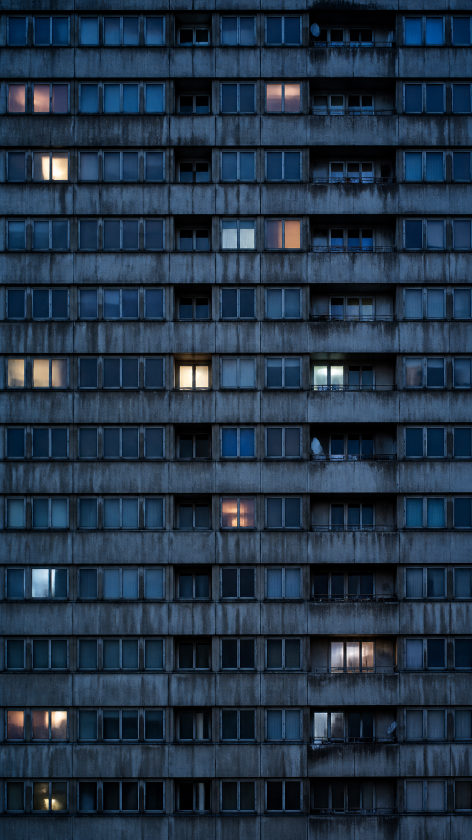
#> input picture window-wall-short/facade.png, 944 x 1680 px (shown at 1/2 size)
$ python wall2.py facade.png out.png
#> lines starting #> are read from the running program, lines starting #| are printed output that depends on the picture; after the words box and inside, x2 and y2 are one past the last pixel; in counts of white or black regions, pixels touching at a corner belong together
import sys, math, subprocess, os
import numpy as np, cv2
from PIL import Image, ImageDraw, ImageFont
O=os.path.dirname(os.path.abspath(__file__))+'/'
W,H,FPS=1080,1920,24
T=float(os.environ.get('T','10'))
TW,TH,FP=661,1389,139                     # tile size, floor pitch

# ---------------- facade tile (seamless crop, windows start at floor phase 4)
src=cv2.imread(O+'facade.png').astype(np.float32)
tile=np.roll(src[25:25+TH,142:142+TW],8,axis=0)
lum=tile.mean(2)
# panes: (x0,x1,top,bot) relative to each floor's window top
PANES=[(17,51,1,59),(64,98,1,59),(102,134,1,59),(149,183,1,59),(218,242,16,59),(250,273,16,59),
       (301,331,2,58),(338,366,2,58),(391,421,2,58),(428,457,2,58),(486,510,16,60),(519,543,16,60),(556,576,18,58),(582,602,18,58)]
NF=TH//FP
# original lit panes -> per-tile on/off; darkened version replaces them when off
ph=(np.arange(TH)%FP)[:,None]
band=(ph>=3)&(ph<=68)
litm=((lum>95)&band).astype(np.uint8)
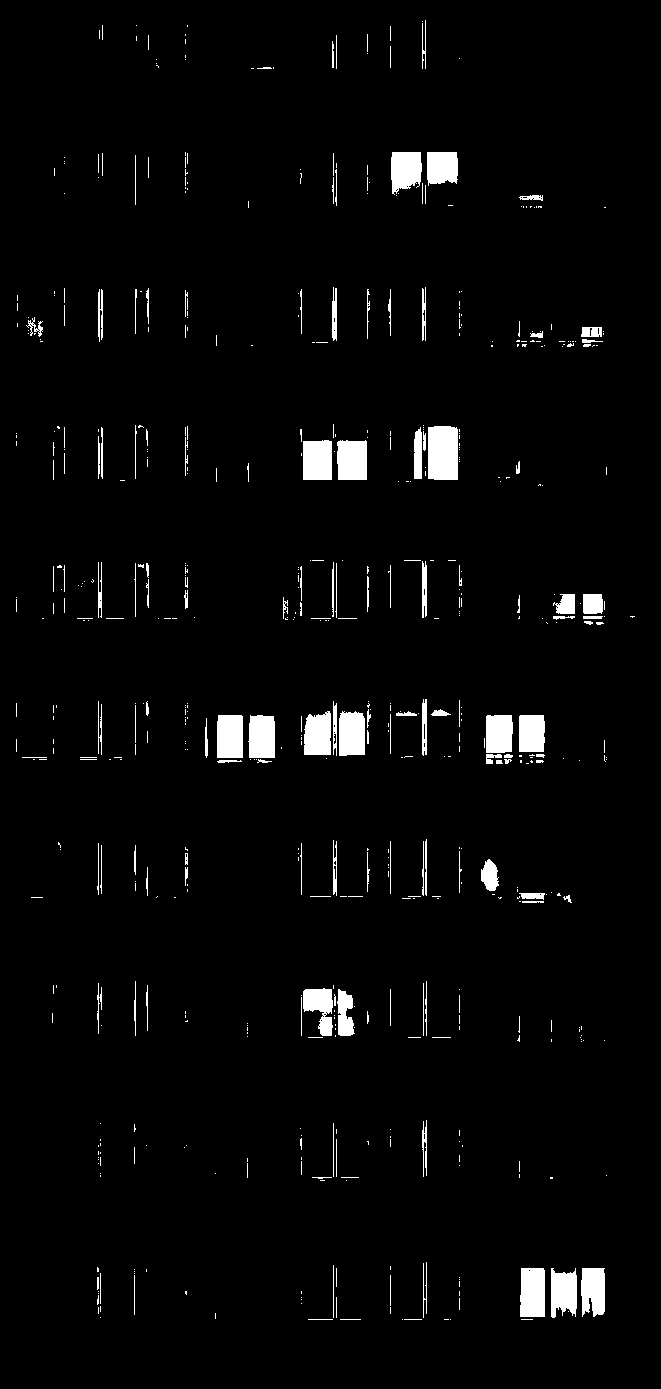
#> litm: shape (1389, 661); values 0 (black) and 1 (white), 3% white; 600 white regions (459 under 20 px), largest, box (x1, y1, x2, y2) and area: (428, 426, 458, 480) 1598, (520, 1268, 545, 1317) 1192, (337, 440, 367, 480) 1153
litm=cv2.dilate(litm,np.ones((5,5),np.uint8))
#> litm: shape (1389, 661); values 0 (black) and 1 (white), 6.9% white; 205 white regions, largest, box (x1, y1, x2, y2) and area: (299, 699, 373, 761) 3463, (298, 422, 370, 482) 3144, (549, 1266, 607, 1320) 2872
ncomp,lab=cv2.connectedComponents(litm)
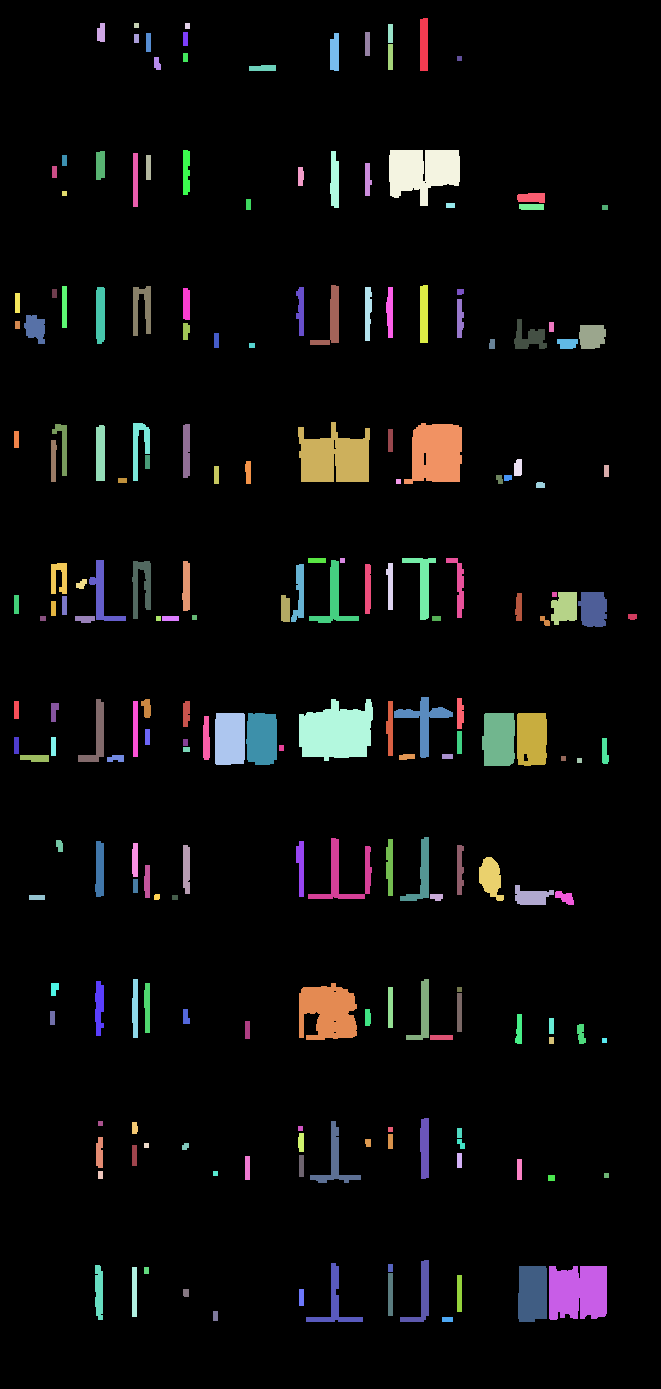
#> lab: shape (1389, 661) int32; 206 distinct labels, from 0 to 205; one colour per label, 0 black
#> ncomp = 206
comps=[(lab==k).astype(np.float32) for k in range(1,ncomp) if (lab==k).sum()>120]
#> comps = 98 items
dark=tile.copy()
glass=np.array([62,44,30],np.float32)
lb=cv2.GaussianBlur(lum,(0,0),3)
struct=np.clip(lum/np.maximum(lb,1),0.7,1.25)
for c in comps:
    m=cv2.GaussianBlur(c,(0,0),1.0)[...,None]
    dark=dark*(1-m)+(glass*struct[...,None]*(0.8+0.4*np.random.RandomState(len(comps)).rand()))*m
#> this loop made 98 passes
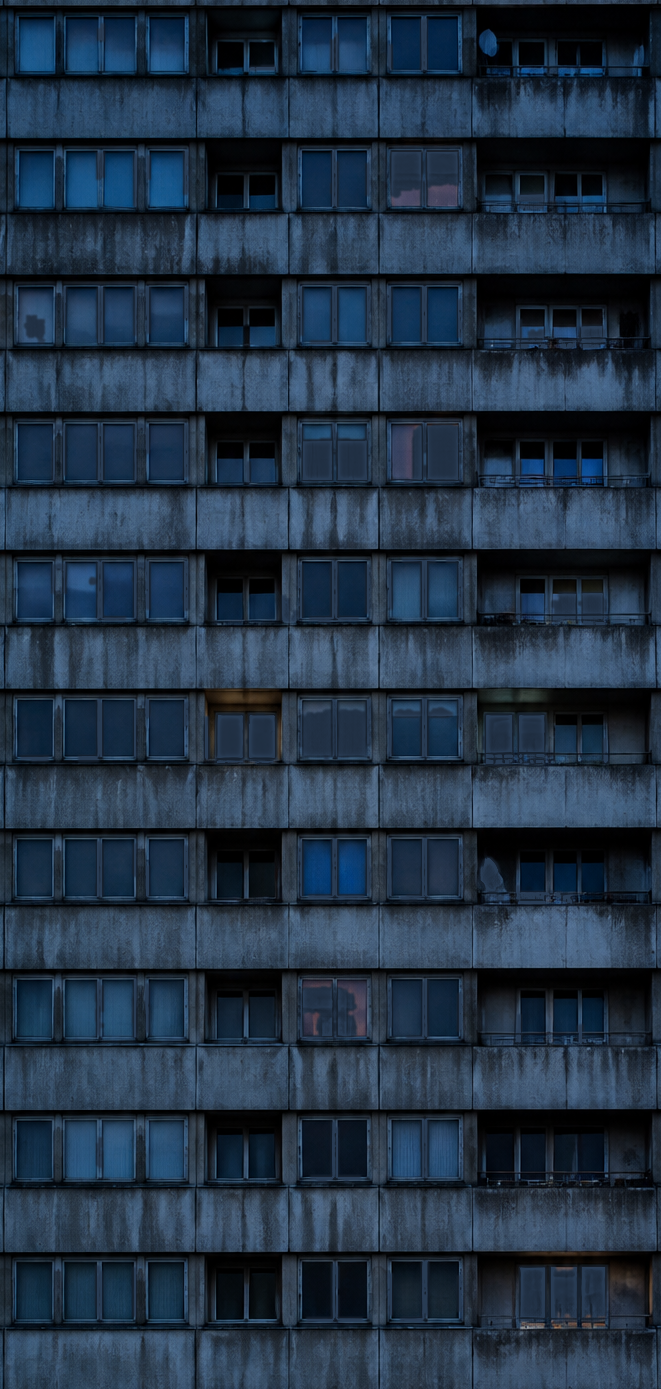
#> dark: shape (1389, 661, 3) float32; mean B, G, R 69.4, 50.9, 34.1
# texture of curtains etc. used inside our own lit panes
S2=np.clip(lum/np.maximum(cv2.GaussianBlur(lum,(0,0),6),1),0.55,1.35)
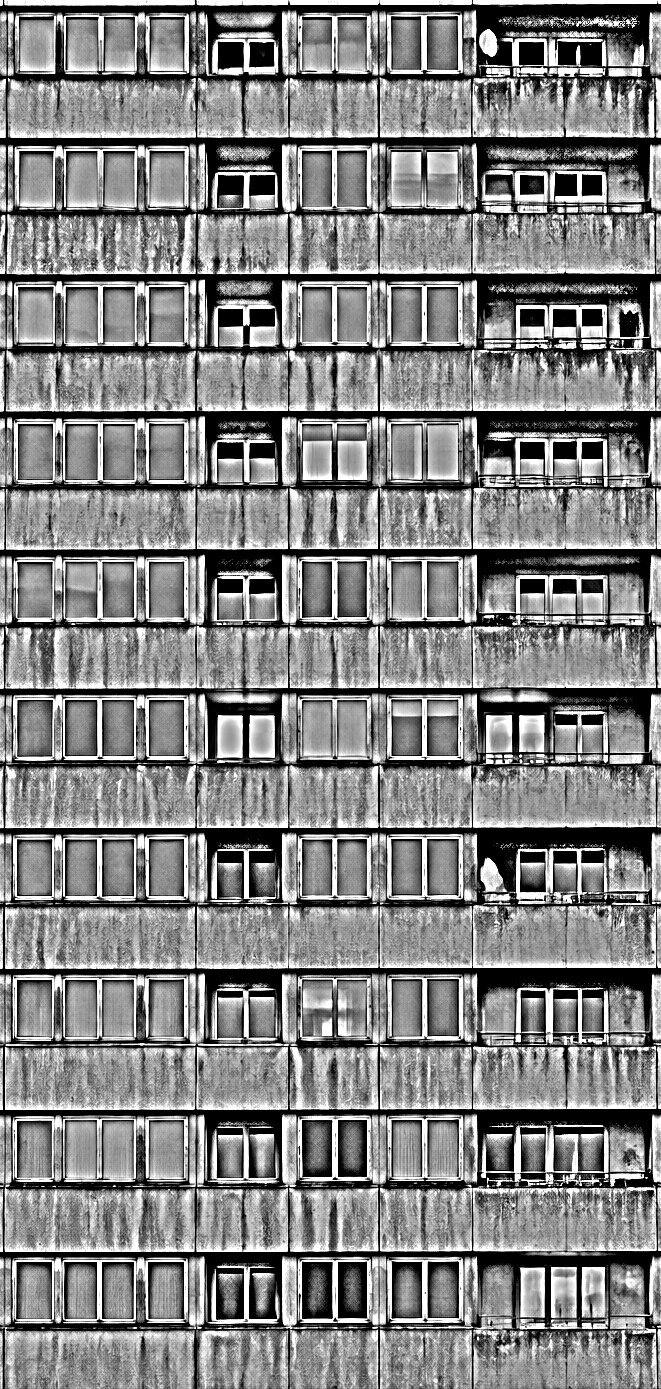
#> S2: shape (1389, 661) float32; min 0.55, max 1.35, mean 0.962; drawn with min black and max white

# [6 lines left out: function hsh, not called in this run]

# ---------------- mip levels
LEV=[]
for L in range(7):
    tw=max(4,round(TW/2**L)); th=max(4,round(TH/2**L))
    it=cv2.INTER_AREA if L else cv2.INTER_LINEAR
    rz=lambda a: cv2.resize(a,(tw,th),interpolation=it) if L else a
    LEV.append(dict(tw=tw,th=th,sx=tw/TW,sy=th/TH,base=rz(dark),lit=rz(tile),comps=[rz(c) for c in comps],S=rz(S2)))
#> c: shape (1389, 661) float32; values 0 (black) and 1 (white), 0.02% white; 1 white region, box (x1, y1, x2, y2) and area: (457, 1275, 462, 1312) 185
#> after the loop, LEV = 7 items

LC=[np.array(c,np.float32) for c in ([120,185,255],[150,205,255],[200,225,255],[245,235,225],[100,160,240])]
#> LC = [[120, 185, 255], [150, 205, 255], [200, 225, 255], [245, 235, 225], [100, 160, 240]]
# [57 lines left out: functions pane_patch, mosaic, not called in this run]

# ---------------- cat window photo
cat=cv2.imread(O+'catwin.png').astype(np.float32)
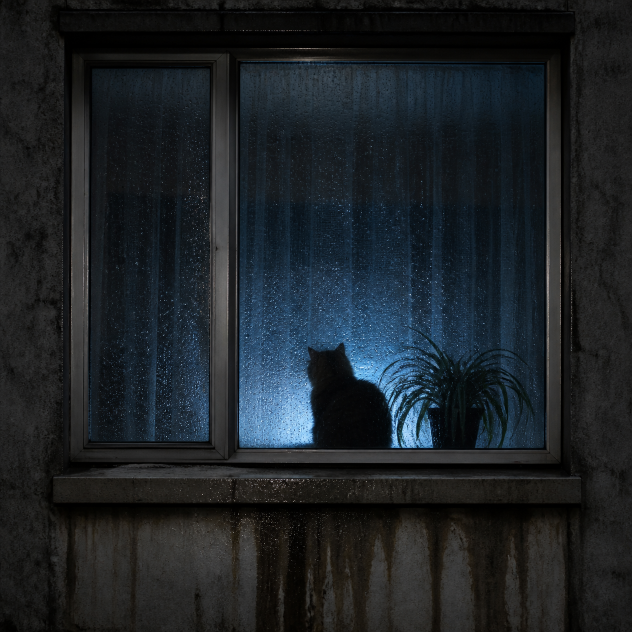
#> input picture window-wall-short/catwin.png, 1264 x 1264 px (shown at 1/2 size)
CF=(140,100,1125,935)                       # window frame in the photo
BAYW=(297,697,371,760)                      # bay C, floor 5, tile (0,0) in world px
mx=(BAYW[2]-BAYW[0])/(CF[2]-CF[0]); my=(BAYW[3]-BAYW[1])/(CF[3]-CF[1])
CXW=(BAYW[0]+BAYW[2])/2; CYW=(BAYW[1]+BAYW[3])/2
cy_,cx_=np.mgrid[0:1264,0:1264].astype(np.float32)
inside=((cx_>CF[0]+15)&(cx_<CF[2]-15)&(cy_>CF[1]+15)&(cy_<CF[3]-15)).astype(np.float32)
inside=cv2.GaussianBlur(inside,(0,0),6)
def dist_out():
    dx=np.maximum(np.maximum(CF[0]-cx_,cx_-CF[2]),0); dy=np.maximum(np.maximum(CF[1]-cy_,cy_-CF[3]),0)
    return np.sqrt(dx*dx+dy*dy)
DOUT=dist_out()
EDGE=np.minimum(np.minimum(cx_,1263-cx_),np.minimum(cy_,1263-cy_))
WINM=np.clip((10-DOUT)/10,0,1).astype(np.float32)
OUTM=(np.clip(EDGE/70.0,0,1)**1.5).astype(np.float32)
rng=np.random.RandomState(4); KEYS=rng.rand(400)
# [24 lines left out: functions tv, cat_layer, not called in this run]

# ---------------- zoom curve
K0,K1=21.0,0.24
# [4 lines left out: function kat, not called in this run]

# ---------------- rain + grain + text
def rain_tile(n,ln,seed,th,ang):
#> called with n = 260, ln = 34, seed = 1, th = 1, ang = 0.06
    r=np.random.RandomState(seed); tl=np.zeros((768,768),np.float32)
    for _ in range(n):
        x,y=r.randint(0,768,2); l=r.randint(ln//2,ln)
        cv2.line(tl,(x,y),(x+int(l*ang),y+l),r.uniform(0.3,1),th,cv2.LINE_AA)
    return np.tile(tl,(2,2))
RT=[(rain_tile(260,34,1,1,0.06),768/0.9,0.10),(rain_tile(90,70,2,1,0.06),768/0.55,0.14),(rain_tile(25,120,3,2,0.06),768/0.33,0.16)]
# [7 lines left out: function rain, not called in this run]
FB=ImageFont.truetype('/usr/share/fonts/opentype/inter/Inter-Medium.otf',50)
im=Image.new('L',(W,H),0); dd=ImageDraw.Draw(im)
#> after `im = Image.new('L', (W, H), 0)`: im: PIL image 1080x1920 L; every value is 0
for k_,l in enumerate(["somewhere in this city,","someone's cat is up late"]): dd.text((W/2,290+k_*66),l,font=FB,fill=255,anchor='mm')
TXT=np.asarray(im,np.float32)/255; TSH=cv2.GaussianBlur(TXT,(0,0),7)
#> after `TXT = np.asarray(im, np.float32) / 255`:
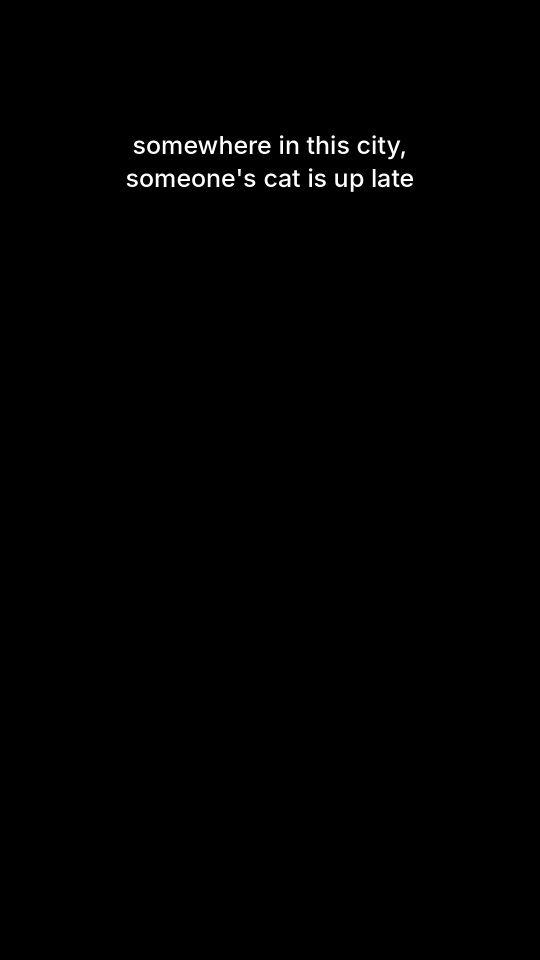
#> TXT: shape (1920, 1080) float32 (shown at 1/2 size); min 0, max 1, mean 0.0059
GR=np.random.RandomState(7)

# [18 lines left out: function frame, not called in this run]

if __name__=='__main__':
    if sys.argv[1]=='still':
        for tt in sys.argv[2].split(','): cv2.imwrite(O+f's_{tt}.png',frame(int(float(tt)*FPS)))
    else:
#> (the run stopped early here; a loop or call above may not have finished)
